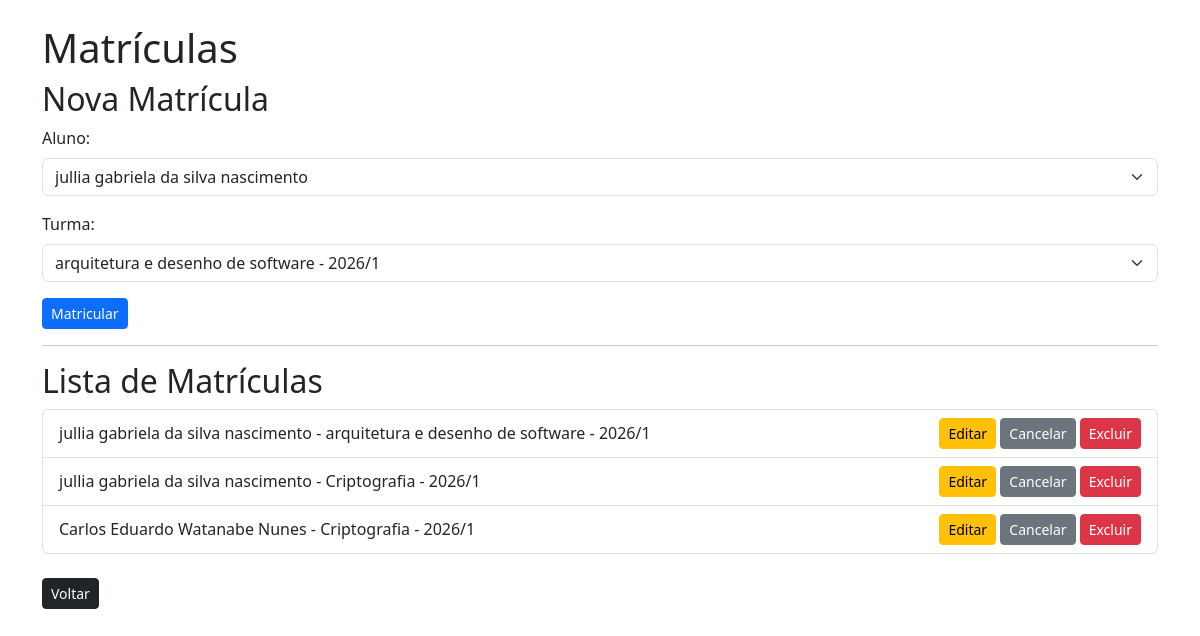
/matriculas/, run on an earlier commit of the app's database.
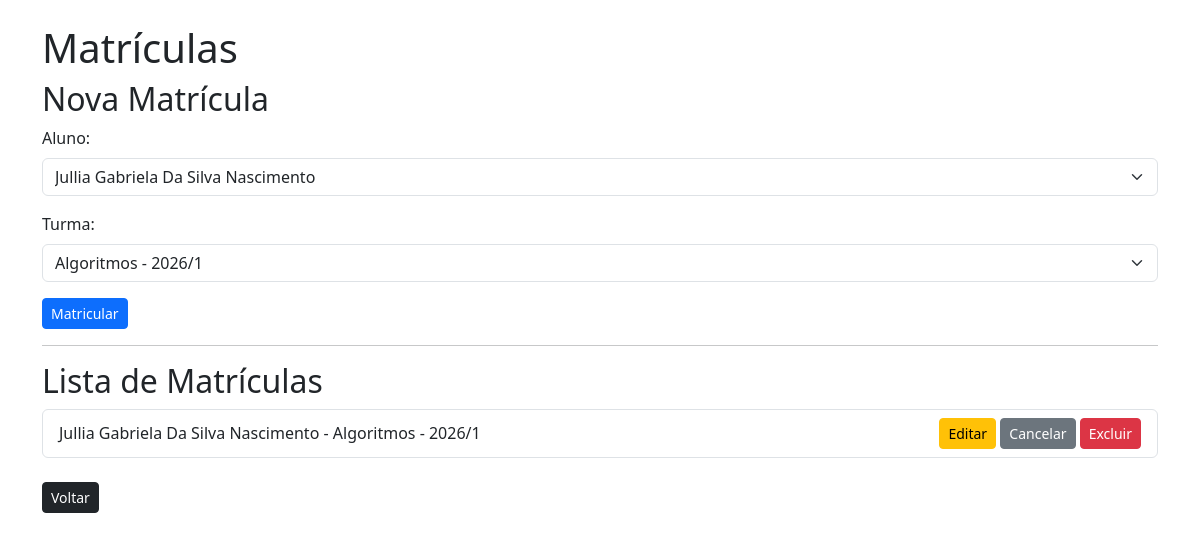
And on a later commit of the database.
### core/models.py (models this page shows, shortened)
class Matricula(models.Model):
    aluno = models.ForeignKey(
        Aluno,
        on_delete=models.CASCADE,
        related_name='matriculas'
    )
    turma = models.ForeignKey(
        Turma,
        on_delete=models.CASCADE
    )
    data_matricula = models.DateTimeField(
        auto_now_add=True
    )
    class Meta:
        unique_together = ('aluno', 'turma')

class Aluno(models.Model):
    nome = models.CharField(max_length=100)
    matricula = models.CharField(max_length=20, unique=True)

class Turma(models.Model):
    disciplina = models.ForeignKey(
        Disciplina,
        on_delete=models.CASCADE
    )
    semestre = models.CharField(max_length=10)
    vagas = models.PositiveIntegerField()

class Disciplina(models.Model):
    nome = models.CharField(max_length=100)
    codigo = models.CharField(max_length=20, unique=True)
    carga_horaria = models.PositiveIntegerField()

### core/views.py (the view, shortened to what this page needs)
def listar_matriculas(request):
    matriculas = Matricula.objects.all()
    alunos = Aluno.objects.all()
    turmas = Turma.objects.all()
    return render(
        request,
        'matriculas.html',
        {
            'matriculas': matriculas,
            'alunos': alunos,
            'turmas': turmas
        }
    )

### core/templates/matriculas.html (shortened to what this page needs)
<!DOCTYPE html>
<html>
<head>
    <link
        href="https://cdn.jsdelivr.net/npm/bootstrap@5.3.3/dist/css/bootstrap.min.css"
        rel="stylesheet">
</head>
<body class="container mt-4">
    <h1>Matrículas</h1>
    <h2>Nova Matrícula</h2>
    <form method="POST">
        <div class="mb-3">
            <label class="form-label">Aluno:</label>
            <select name="aluno" class="form-select">
                {% for aluno in alunos %}
                <option value="{{ aluno.id }}">
                    {{ aluno.nome }}
                </option>
                {% endfor %}
            </select>
        </div>
        <div class="mb-3">
            <label class="form-label">Turma:</label>
            <select name="turma" class="form-select">
                {% for turma in turmas %}
                <option value="{{ turma.id }}">
                    {{ turma.disciplina.nome }} - {{ turma.semestre }}
                </option>
                {% endfor %}
            </select>
        </div>
        <button class="btn btn-primary btn-sm" type="submit">
            Matricular
        </button>
    </form>
    <hr>
    <h2>Lista de Matrículas</h2>
    <ul class="list-group">
        {% for matricula in matriculas %}
        <li class="list-group-item d-flex justify-content-between align-items-center">
            <span>
                {{ matricula.aluno.nome }} -
                {{ matricula.turma.disciplina.nome }} -
                {{ matricula.turma.semestre }}
            </span>
            <div>
                <a class="btn btn-warning btn-sm"
                   href="/editar-matricula/{{ matricula.id }}/">
                    Editar
                </a>
                <a class="btn btn-secondary btn-sm"
                   href="/cancelar-matricula/{{ matricula.id }}/">
                    Cancelar
                </a>
                <a class="btn btn-danger btn-sm"
                   href="/excluir-matricula/{{ matricula.id }}/">
                    Excluir
                </a>
            </div>
        </li>
        {% endfor %}
    </ul>
    <br>
    <a class="btn btn-dark btn-sm" href="/">
        Voltar
    </a>
</body>
</html>

What changed in the data, as far as the page shows it:
removed Matricula: aluno.nome "jullia gabriela da silva nascimento", turma.disciplina.nome "arquitetura e desenho de software", turma.semestre "2026/1"
removed Matricula: aluno.nome "jullia gabriela da silva nascimento", turma.disciplina.nome "Criptografia", turma.semestre "2026/1"
removed Matricula: aluno.nome "Carlos Eduardo Watanabe Nunes", turma.disciplina.nome "Criptografia", turma.semestre "2026/1"
added Matricula: aluno.nome "Jullia Gabriela Da Silva Nascimento", turma.disciplina.nome "Algoritmos", turma.semestre "2026/1"
Also different on the page:
form field aluno: "jullia gabriela da silva nascimento" → "Jullia Gabriela Da Silva Nascimento"
form field turma: "arquitetura e desenho de software - 2026/1" → "Algoritmos - 2026/1"
